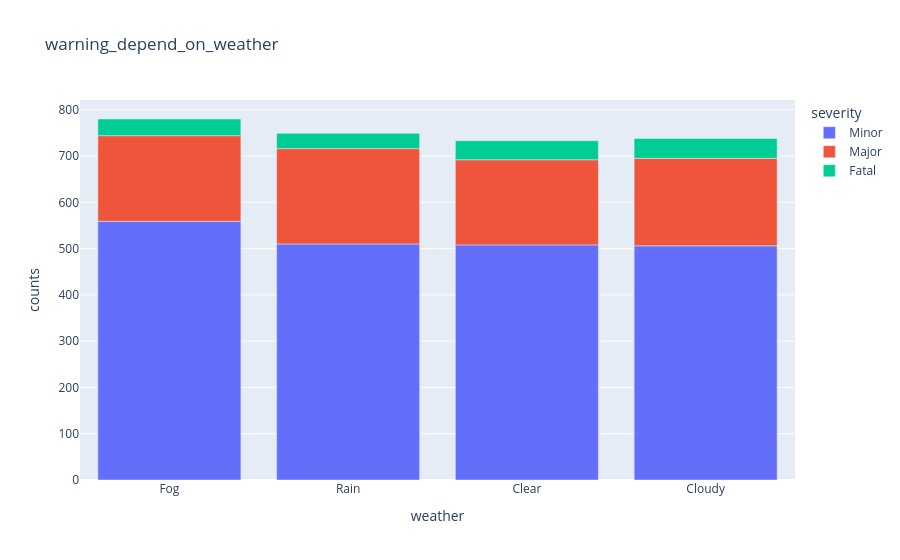

The cell this chart's notebook holds for it:
### Code cell
pe.bar(data_frame=Warning_depends_on_weather,x='weather',y='counts',color='severity',title='warning_depend_on_weather')

### Figure 1 — Plotly figure (JSON) as saved in the notebook; plotly's stock layout.template omitted (floating-point values rounded to 4 significant figures)
{"data": [{"hovertemplate": "severity=Minor<br>weather=%{x}<br>counts=%{y}<extra></extra>", "legendgroup": "Minor", "marker": {"color": "#636efa", "pattern": {"shape": ""}}, "name": "Minor", "orientation": "v", "showlegend": true, "textposition": "auto", "type": "bar", "x": ["Fog", "Rain", "Clear", "Cloudy"], "xaxis": "x", "y": [559, 510, 508, 506], "yaxis": "y"}, {"hovertemplate": "severity=Major<br>weather=%{x}<br>counts=%{y}<extra></extra>", "legendgroup": "Major", "marker": {"color": "#EF553B", "pattern": {"shape": ""}}, "name": "Major", "orientation": "v", "showlegend": true, "textposition": "auto", "type": "bar", "x": ["Rain", "Cloudy", "Fog", "Clear"], "xaxis": "x", "y": [206, 189, 185, 184], "yaxis": "y"}, {"hovertemplate": "severity=Fatal<br>weather=%{x}<br>counts=%{y}<extra></extra>", "legendgroup": "Fatal", "marker": {"color": "#00cc96", "pattern": {"shape": ""}}, "name": "Fatal", "orientation": "v", "showlegend": true, "textposition": "auto", "type": "bar", "x": ["Cloudy", "Clear", "Fog", "Rain"], "xaxis": "x", "y": [43, 41, 36, 33], "yaxis": "y"}], "layout": {"barmode": "relative", "legend": {"title": {"text": "severity"}, "tracegroupgap": 0}, "title": {"text": "warning_depend_on_weather"}, "xaxis": {"anchor": "y", "domain": [0, 1], "title": {"text": "weather"}}, "yaxis": {"anchor": "x", "domain": [0, 1], "title": {"text": "counts"}}}}
